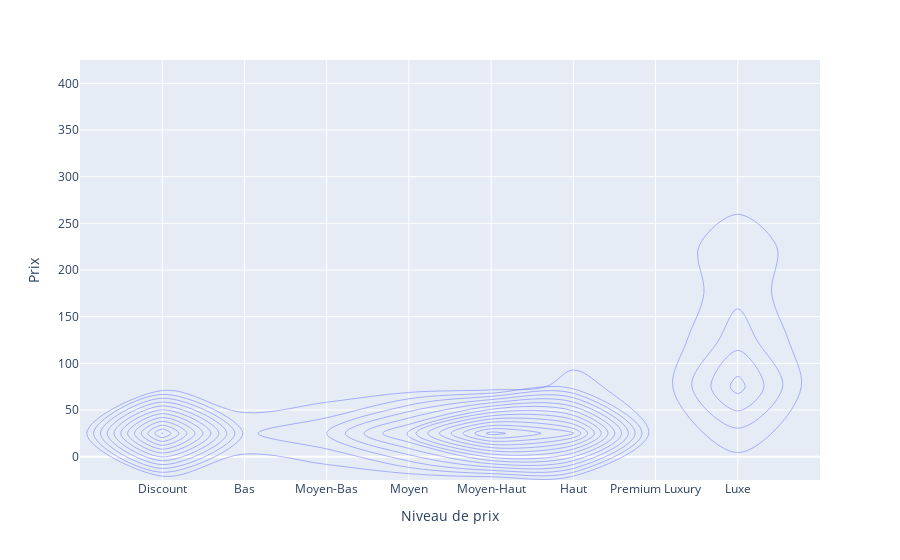

Write notebook code for a chart like this one.
### Code cell
px.density_contour(filtered_df_shirt, x='Niveau de prix', y='Prix', category_orders=category_orders)

### Figure 1 — Plotly figure (JSON) as saved in the notebook; plotly's stock layout.template omitted (floating-point values rounded to 4 significant figures; data arrays with more than 128 entries replaced by an {"elided": "..."} marker saying what was removed)
{"data": [{"contours": {"coloring": "none"}, "hovertemplate": "Niveau de prix=%{x}<br>Prix=%{y}<br>count=%{z}<extra></extra>", "legendgroup": "", "line": {"color": "#636efa"}, "name": "", "showlegend": false, "type": "histogram2dcontour", "x": {"elided": "661 str values"}, "xaxis": "x", "xbingroup": "x", "y": {"elided": "661 float values"}, "yaxis": "y", "ybingroup": "y"}], "layout": {"legend": {"tracegroupgap": 0}, "margin": {"t": 60}, "xaxis": {"anchor": "y", "categoryarray": ["Discount", "Bas", "Moyen-Bas", "Moyen", "Moyen-Haut", "Haut", "Premium Luxury", "Luxe"], "categoryorder": "array", "domain": [0, 1], "title": {"text": "Niveau de prix"}}, "yaxis": {"anchor": "x", "domain": [0, 1], "title": {"text": "Prix"}}}}
